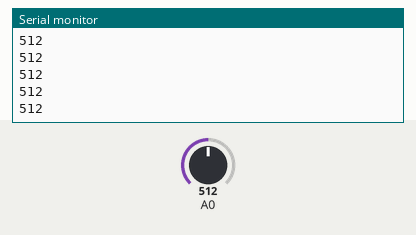
This sketch was run on a simulated ESP8266 (NodeMCU). On the bench: the last lines printed to the serial monitor. The inputs (shaded band) are chosen by the test bench; at power-on: A0 = 512. WiFi joins after 1.5 s; servers stay silent unless stated.

Above: at 3.0 s.
3.1 s: A0 set to 716
At 4.1 s:
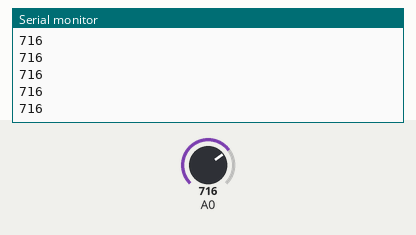
4.6 s: A0 set to 900
At 5.3 s:
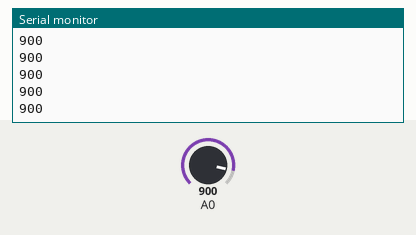
Timing chart, 0 to 5.9 s (numbered marks = the images above; inputs shaded):
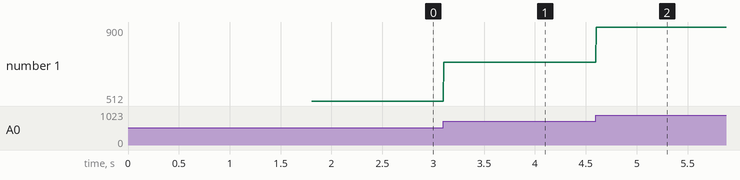

The sketch:

rio2.ino
```cpp
#define BLYNK_TEMPLATE_ID "TMPL29oLUz-0Y"
#define BLYNK_TEMPLATE_NAME "Rio Renovado"

#include <ESP8266WiFi.h> //Biblioteca para uso do WiFi do ESP8266
#include <BlynkSimpleEsp8266.h> //Biblioteca para uso do ESP8266 no Blynk

char auth[] = "65g8jbjwMiBgXSMlcgqyPXwrU458kQEg"; //Auth token do projeto
char ssid[] = "Lu"; //Nome da rede Wi-Fi
char pass[] = "maia1234"; //Senha da rede Wi-Fi


void setup(){
  Serial.begin(115200); //Inicialização da comunicação serial
  Blynk.begin(auth, ssid, pass); //Inicializa o blynk passando como parâmetro o auth token, o nome da rede Wi-Fi e a senha

}

void loop(){
  Blynk.run(); //Chama a função Blynk.run()
  int infra = analogRead(A0);
  Blynk.virtualWrite(V1, infra);
  Serial.println(infra);
}
```

Measured:
- after the input at 3.1 s, the serial monitor: prints a new line at once (image 1)
- after the input at 4.6 s, the serial monitor: prints a new line at once (image 2)
- plotted number 1: 512 → 716 after the input at 3.1 s, 716 → 900 after the input at 4.6 s
